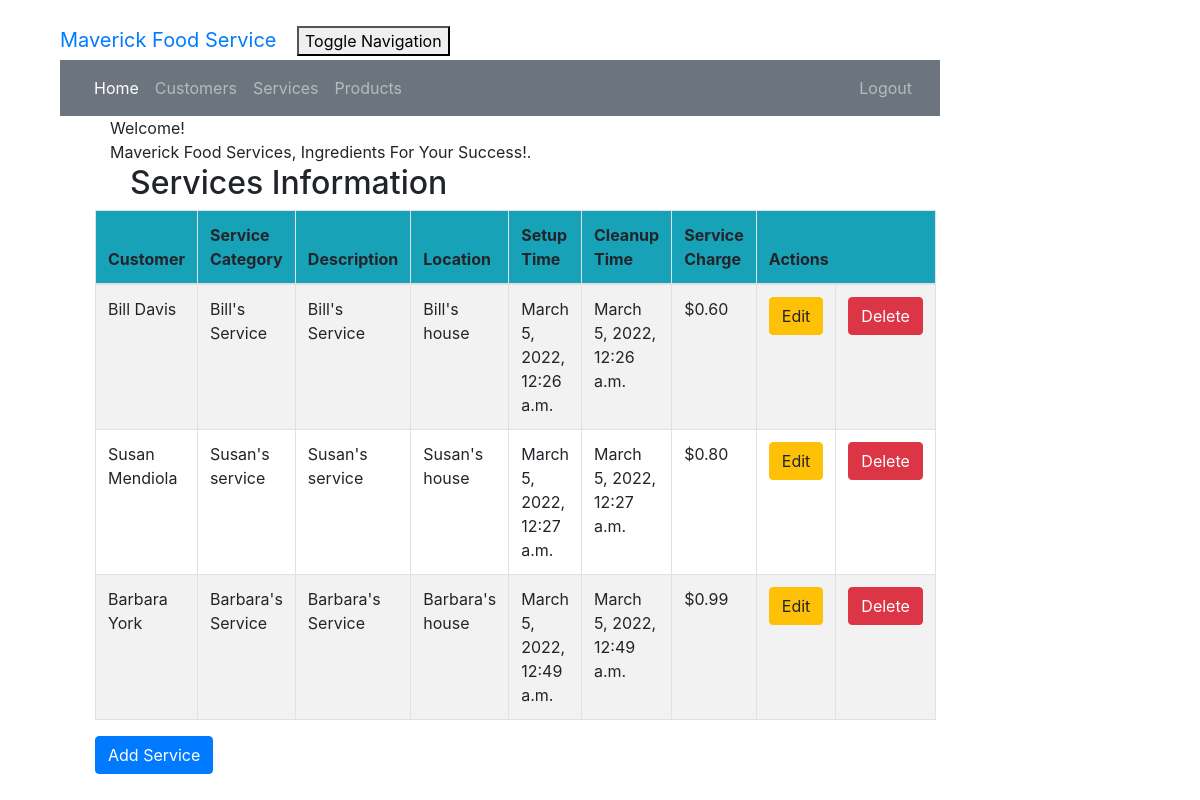
The page /servic_list (signed in) on the database its author committed.
### crm/models.py (models this page shows, shortened)
class Service(models.Model):
    cust_name = models.ForeignKey(Customer, on_delete=models.CASCADE, related_name='services')
    service_category = models.CharField(max_length=100)
    description = models.TextField()
    location = models.CharField(max_length=200)
    setup_time = models.DateTimeField(
        default=timezone.now)
    cleanup_time = models.DateTimeField(
        default=timezone.now)
    service_charge = models.DecimalField(max_digits=10, decimal_places=2)
    created_date = models.DateTimeField(
        default=timezone.now)
    updated_date = models.DateTimeField(auto_now_add=True)

class Customer(models.Model):
    cust_name = models.CharField(max_length=50)
    email = models.EmailField(max_length=100)
    phone = models.CharField(max_length=20)
    bldgroom = models.CharField(max_length=100)
    address = models.CharField(max_length=200)
    city = models.CharField(max_length=50)
    state = models.CharField(max_length=50)
    zipcode = models.CharField(max_length=10)
    organization = models.CharField(max_length=100)
    role = models.CharField(max_length=100)
    def __str__ (self):
        return self.cust_name

### crm/views.py (the view)
# urls.py: path('servic_list', views.service_list, name='service_list'),
@login_required
def service_list(request):
    services = Service.objects.filter(created_date__lte=timezone.now())
    return render(request, 'crm/service_list.html',
                  {"services": services})

### crm/templates/crm/service_list.html (shortened to what this page needs)
<!DOCTYPE html>
{% extends 'crm/base.html' %}
{% block content %}
    {% load humanize %}
    <head>
    </head>
    <body class="bodylist">
    <div class="container">
        <div class="panel panel-primary">
            <div class="panel-heading">Welcome!</div>
            <div class="panel-body">
                Maverick Food Services, Ingredients For Your Success!.
            </div>
        </div>
    </div>
    <div class="row">
        <h2>Services Information</h2>
    </div>
    <div>
        <table class="table table-striped table-bordered table-hover w-auto">
            <thead>
            <tr class="bg-info">
                <th>Customer</th>
                <th>Service Category</th>
                <th>Description</th>
                <th>Location</th>
                <th>Setup Time</th>
                <th>Cleanup Time</th>
                <th>Service Charge</th>
                <th colspan="3">Actions</th>
            </tr>
            </thead>
            <tbody>
            {% for service in services %}
                <tr>
                    <td>{{ service.cust_name }}</td>
                    <td>{{ service.service_category }}</td>
                    <td>{{ service.description }}</td>
                    <td>{{ service.location }}</td>
                    <td>{{ service.setup_time }}</td>
                    <td>{{ service.cleanup_time }}</td>
                    <td>${{ service.service_charge|floatformat:2|intcomma }}</td>
                    <td><a href="{%  url 'crm:service_edit' pk=service.pk %}"
                           class="btn btn-warning">Edit</a>
                    </td>
                    <td><a href="{% url 'crm:service_delete' pk=service.pk %}"
                           onclick="return confirm('Are you sure you want to delete?')"
                           class="btn btn-danger">Delete</a>
                    </td>
                </tr>
            {% endfor %}
            </tbody>
        </table>
    </div>
    <div>
        <a href="{%  url 'crm:service_new' %}"><span
                class="btn btn-primary">Add Service</span></a>
    </div>
    </body>
{% endblock %}

### crm/templates/crm/base.html (shortened to what this page needs)
<!DOCTYPE html>
{% load static %}
<html lang="en">
<link rel="stylesheet" href="https://cdn.jsdelivr.net/npm/bootstrap@4.6.1/dist/css/bootstrap.min.css">
<link rel="stylesheet" href="{% static "css/portfolio.css" %}">
<div class="container-fluid">
    <div class="navbar-header">
        <a class="navbar-brand" href="">
            Maverick Food Service
        </a>
        <button type="button" class="navbar-toggle" data-toggle="collapse"
                data-target="#myNavbar" aria-controls="myNavbar">
            Toggle Navigation
        </button>
    </div>
    <nav class="navbar navbar-expand-md bg-secondary navbar-dark" id="myNavbar">
        <ul class="navbar-nav mr-auto">
            <li class="nav-item active">
                <a class="nav-link" href="{% url 'crm:home' %}">Home</a>
            </li>
            <li class="nav-item">
                <a class="nav-link" href="{% url 'crm:customer_list' %}">Customers</a>
            </li>
            <li class="nav-item">
                <a class="nav-link" href="{% url 'crm:service_list' %}">Services</a>
            </li>
            <li class="nav-item">
                <a class="nav-link" href="{% url 'crm:product_list' %}">Products</a>
            </li>
        </ul>
        <ul class="nav navbar-nav ml-auto">
            {% if user.is_authenticated %}
                <li><a class="nav-link" href="{% url 'logout' %}">Logout</a>
                </li>
            {% else %}
                <li><a class="nav-link" href="{% url 'login' %}"><span class="glyphicon glyphicon-log-in"></span>Login</a>
                </li>
            {% endif %}
        </ul>
    </nav>
</div>
<body id="app-layout">
<div class="row">
    <div class="col-md-8">
        {% block content %}
        {% endblock %}
    </div>
</div>
</body>
</html>

### crm/static/css/portfolio.css (style rules this page uses)
body { padding-left: 45px; padding-right: 45px; padding-top: 20px; }
.navbar { padding-left:10px; padding-right: 20px; margin-bottom: 0; margin-left: 0; margin-right: 200px; border-radius: 0; }
.row { padding-left: 50px; }

### rows shown on the page
Service: cust_name "Bill Davis", service_category "Bill's Service", description "Bill's Service", location "Bill's house", setup_time "March 5, 2022, 12:26 a.m.", cleanup_time "March 5, 2022, 12:26 a.m.", service_charge "0.60"
Service: cust_name "Susan Mendiola", service_category "Susan's service", description "Susan's service", location "Susan's house", setup_time "March 5, 2022, 12:27 a.m.", cleanup_time "March 5, 2022, 12:27 a.m.", service_charge "0.80"
Service: cust_name "Barbara York", service_category "Barbara's Service", description "Barbara's Service", location "Barbara's house", setup_time "March 5, 2022, 12:49 a.m.", cleanup_time "March 5, 2022, 12:49 a.m.", service_charge "0.99"
